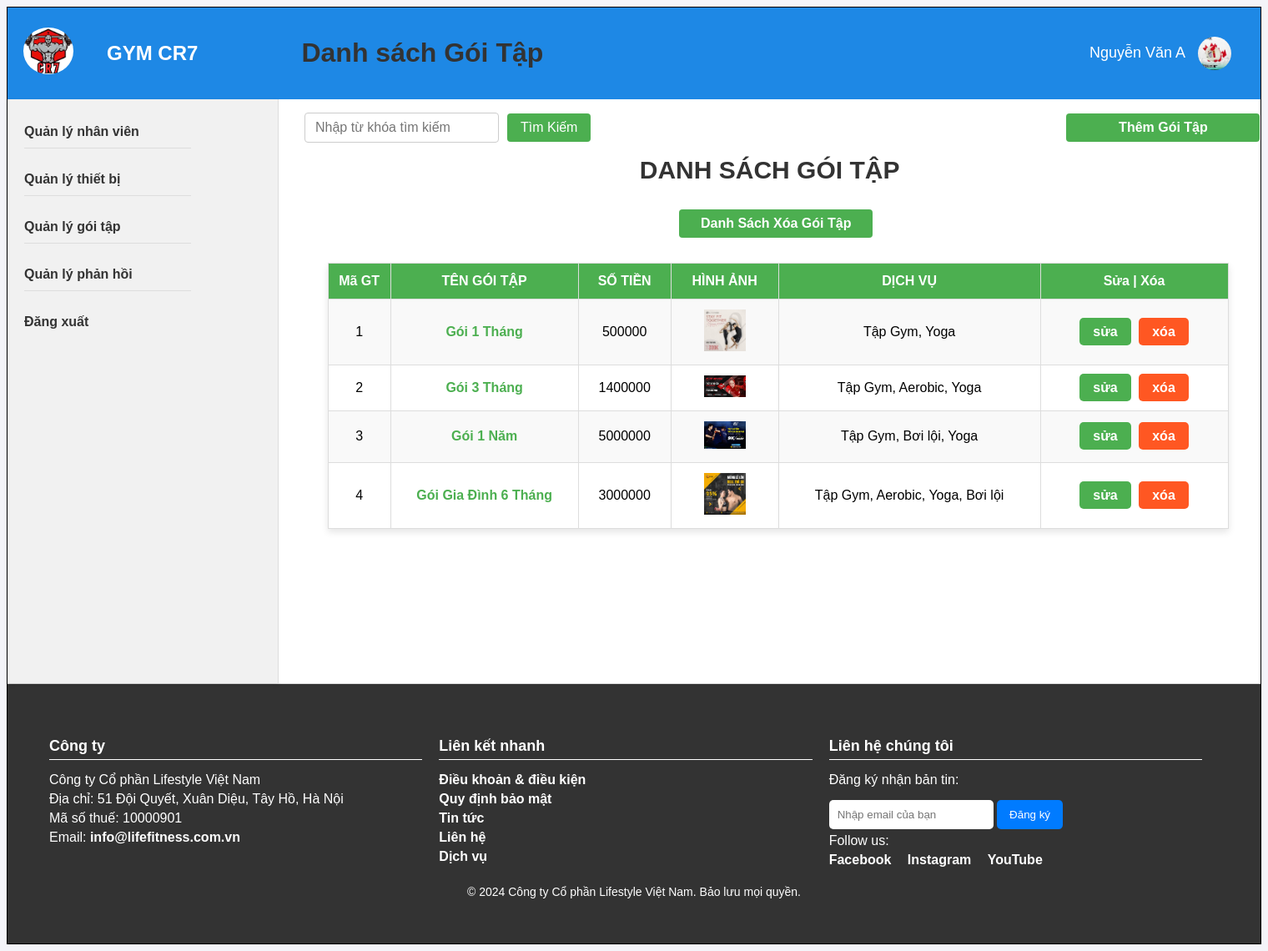
/quanly.php?dsgt (signed in), run on the app's committed database.
### tables this page shows
CREATE TABLE `nhanvien` (
  `MaNV` int(11) NOT NULL,
  `TenNV` varchar(100) NOT NULL,
  `HinhAnhNV` varchar(255) DEFAULT NULL,
  `Email` varchar(100) NOT NULL,
  `Sdt` varchar(15) NOT NULL,
  `NgayVaoLam` date NOT NULL,
  `MaTK` int(11) DEFAULT NULL,
  `MaCV` int(11) DEFAULT NULL,
  `xoa` tinyint(1) DEFAULT 0
);

CREATE TABLE `goitap` (
  `MaGT` int(11) NOT NULL,
  `TenGT` varchar(100) NOT NULL,
  `SoTien` float NOT NULL,
  `MoTa` varchar(50) NOT NULL,
  `HinhAnh` varchar(50) NOT NULL,
  `DichVu` varchar(100) NOT NULL,
  `xoa` int(11) NOT NULL
);

### modal/dangnhap.php (called while the page is built, shortened)
<?php
    class dangNhap{
        public function select1NV($ma){
            $p = new clsketnoi();
            $con = $p ->moketnoi();
            if($con){
                $str = " SELECT *
                from taikhoan tk inner join nhanvien nv
                on tk.MaTK = nv.MaTK inner join chucvu cv
                on nv.MaCV = cv.MaCV
                WHERE tk.MaTK = $ma ";
                $tbl = $con ->query($str);
                return $tbl;
            }else{
                echo "truy vấn sai";
                return false;
            }
        }
    }
?>

### controller/getdangnhap.php (called while the page is built, shortened)
<?php
    include_once("modal/dangnhap.php");
    class GetDangNhap{
        public function Lay1NV($ma){
            $p = new dangNhap();
            $con = $p -> select1NV($ma);
            if($con){
                if($con -> num_rows > 0){
                    return $con;
                }else{
                    return 0;
                }
            }else{
                echo "Loi to cha ba luaaaaaaaaaaaaaaaaaaaaaa";
                return false;
            }
        }
    }
?>

### modal/mgoitap.php (called while the page is built, shortened)
<?php
    class mgoitap{
        public function selectallgoitap(){
            $p = new clsketnoi();
            $con = $p -> moketnoi();
            if($con){
                $str = "select * from goitap where xoa='' ";
                $tbl = $con -> query($str);
                return $tbl;
            }else{
                return false;
            }
        }
    }
?>

### controller/cgoitap.php (called while the page is built, shortened)
<?php
    include_once("modal/mgoitap.php");
    class cgoitap{
        public function getallgoitap(){
            $p = new mgoitap();
            $con = $p -> selectallgoitap();
            if($con){
                if($con -> num_rows > 0){
                    return $con;
                }else{
                    return 0;
                }
            }else{
                return -1;
            }
        }
    }
?>

### view/goitap/table.php (the view, shortened to what this page needs)
<?php
    include_once("controller/cgoitap.php");
    $p = new cgoitap();
    if (isset($_REQUEST["search"])) {
        $con = $p->getgtbyname($_REQUEST["txtsearch"]);
        $t = $_REQUEST["txtsearch"];
        if (!$con || $con->num_rows == 0) {
            echo "<script>alert('Không tìm thấy gói tập tương ứng');</script>";
            echo "<script>window.location.href = 'quanly.php?dsgt';</script>";
            exit();
        }
    } else {
        $con = $p->getallgoitap();
    }
?>
<form action="" method="post" class="search-form">
    <input type="text" name="txtsearch" placeholder="Nhập từ khóa tìm kiếm">
    <input type="submit" name="search" value="Tìm Kiếm">
    <a class='add-button' href='?themgt'>Thêm Gói Tập</a>
</form>
<?php
    if ($con) {
        echo "<br>";
        echo "<center><h1 style='font-size: 30px;'>DANH SÁCH GÓI TẬP</h1></center>";
        echo "<div class='study-info'>";
        echo "<a class='add-button1' href='?dsxoagt'>Danh Sách Xóa Gói Tập</a>";
        echo "</div>";
        echo "<article id='a3'>";
        echo "<table id='a30'>";
        echo "<tr>";
        echo "<th style='width: 50px;'>Mã GT</th>";
        echo "<th style='width: 200px;'>TÊN GÓI TẬP</th>";
        echo "<th>SỐ TIỀN</th>";
        echo "<th>HÌNH ẢNH</th>";
        echo "<th>DỊCH VỤ</th>";
        echo "<th style='width: 200px;'>Sửa | Xóa</th>";
        echo "</tr>";
        while ($r = $con->fetch_assoc()) {
            echo "<tr>";
            echo "<td>" . $r["MaGT"] . "</td>";
            echo "<td><a href='?ctgt=" . $r["MaGT"] . "'>" . $r["TenGT"] . "</a></td>";
            echo "<td>" . $r["SoTien"] . "</td>";
            echo "<td><img src='image/goitap/" . $r["HinhAnh"] . "' width='50px'></td>";
            echo "<td>" . $r["DichVu"] . "</td>";
            echo "<td>
                    <a class='edit-button' href='?sgt=" . $r["MaGT"] . "'>sửa</a>
                    <a class='delete-button' href='?xoagt=" . $r["MaGT"] . "' onclick='return confirm(\"Bạn có muốn xóa gói tập này?\")'>xóa</a>
                </td>";
            echo "</tr>";
        }
        echo "</table>";
        echo "</article>";
    }
?>
<!DOCTYPE html>
<html lang="en">
<head>
</head>
<body>
</body>
</html>

### quanly.php (shortened to what this page needs)
<!DOCTYPE html>
<html lang="en">
<head>
</head>
<?php
    include_once("controller/getdangnhap.php");
    $p = new GetDangNhap();
    $con = $p->Lay1NV($_SESSION["manv"]);
    if($con)
        $r = $con->fetch_assoc();
?>
<body>
    <div id="khung">
        <header>
            <div id="logo">
                <a href="quanly.php"><img src="../GYM/image/logo.jpg" alt=""></a>
                <p><a href="quanly.php">GYM CR7</a></p>
            </div>
            <h1 id="tieude">
                <?php
                    if(isset($_REQUEST['dsnv'])) {
                        echo "Danh sách nhân viên";
                    }elseif (isset($_REQUEST["dstb"])) {
                        echo "Danh sách thiết bị";
                    }elseif (isset($_REQUEST["dsgt"])) {
                        echo "Danh sách Gói Tập";
                    }elseif (isset($_REQUEST["dsph"])) {
                        echo "Danh sách Phản Hồi";
                    }else {
                        echo "Trang Quản lý";
                    }
                ?>
            </h1>
            <div class="noidung">
                <div class="dropdown">
                    <span class="dropdown-toggle"><?php echo $r["TenNV"]?></span>
                </div>
                <div class="user-info">
                    <img src="../GYM/image/avtnv/<?php echo $r['HinhAnhNV']; ?>" alt="User Avatar">
                </div>
            </div>
        </header>
        <section>
            <article id="a1">
                <a href="?dsnv">Quản lý nhân viên</a><br>
                <a href="?dstb">Quản lý thiết bị</a><br>
                <a href="?dsgt">Quản lý gói tập</a><br>
                <a href="?dsph">Quản lý phản hồi</a><br>
                <a href="nhanvien.php?dangxuat">Đăng xuất</a>
            </article>
            <article id="a2">
            <?php
                if(isset($_REQUEST["snv"])){
                    include_once("view/sua/suanhanvien.php");
                }elseif (isset($_REQUEST["stb"])){
                    include_once("view/sua/suathietbi.php");
                }elseif (isset($_REQUEST["sgt"])){
                    include_once("view/sua/suagoitap.php");
                }else if(isset($_REQUEST["themtb"])){
                    include_once("view/them/themthietbi.php");
                }else if(isset($_REQUEST["themnv"])){
                    include_once("view/them/themnhanvien.php");
                }else if(isset($_REQUEST["themgt"])){
                    include_once("view/them/themgoitap.php");
                }elseif (isset($_REQUEST["xoatb"])){
                    include_once("view/xoa/xoathietbi.php");
                }elseif (isset($_REQUEST["xoanv"])){
                    include_once("view/xoa/xoanhanvien.php");
                }elseif (isset($_REQUEST["xoagt"])){
                    include_once("view/xoa/xoagoitap.php");
                }elseif (isset($_REQUEST["xoaph"])){
                    include_once("view/xoa/xoaphanhoi.php");
                }elseif (isset($_REQUEST["kpnv"])){
                    include_once("view/khoiphuc/khoiphucnhanvien.php");
                }elseif (isset($_REQUEST["kptb"])){
                    include_once("view/khoiphuc/khoiphucthietbi.php");
                }elseif (isset($_REQUEST["kpgt"])){
                    include_once("view/khoiphuc/khoiphucgoitap.php");
                }elseif (isset($_REQUEST["kpph"])){
                    include_once("view/khoiphuc/khoiphucphanhoi.php");
                }elseif (isset($_REQUEST["dsnv"])){
                    include_once("view/nhanvien/table.php");
                }elseif (isset($_REQUEST["dstb"])){
                    include_once("view/thietbi/table.php");
                }elseif(isset($_REQUEST["dstbsua"])){
                    include_once("view/duyet_phieu_choql/index.php");
                }elseif (isset($_REQUEST["dsgt"])){
                    include_once("view/goitap/table.php");
                }elseif (isset($_REQUEST["dsph"])){
                    include_once("view/phanhoiql/table.php");
                }elseif (isset($_REQUEST["dsxoanv"])){
                    include_once("view/nhanvien/tablexoa.php");
                }elseif (isset($_REQUEST["dsxoatb"])){
                    include_once("view/thietbi/tablexoa.php");
                }elseif (isset($_REQUEST["dsxoagt"])){
                    include_once("view/goitap/tablexoa.php");
                }elseif (isset($_REQUEST["dsxoaph"])){
                    include_once("view/phanhoiql/tablexoa.php");
                }elseif (isset($_REQUEST["xemtt"])){
                    include_once("view/nhanvien/ctql.php");
                }elseif (isset($_REQUEST["capnhattt"])){
                    include_once("view/sua/suathongtinquanly.php");
                }elseif(isset($_REQUEST["doimk"])){
                    include_once("view/doimatkhauNV.php");
                }
            ?>
        </section>
        <footer>
            <div class="footer-content">
                <div class="footer-section">
                    <h4>Công ty</h4>
                    <p>Công ty Cổ phần Lifestyle Việt Nam</p>
                    <p>Địa chỉ: 51 Đội Quyết, Xuân Diệu, Tây Hồ, Hà Nội</p>
                    <p>Mã số thuế: 10000901</p>
                    <p>Email: <a href="mailto:info@lifefitness.com.vn">info@lifefitness.com.vn</a></p>
                </div>
                <div class="footer-section">
                    <h4>Liên kết nhanh</h4>
                    <p><a href="#">Điều khoản & điều kiện</a></p>
                    <p><a href="#">Quy định bảo mật</a></p>
                    <p><a href="#">Tin tức</a></p>
                    <p><a href="#">Liên hệ</a></p>
                    <p><a href="#">Dịch vụ</a></p>
                </div>
                <div class="footer-section">
                    <h4>Liên hệ chúng tôi</h4>
                    <p>Đăng ký nhận bản tin:</p>
                    <input type="email" placeholder="Nhập email của bạn" />
                    <button>Đăng ký</button>
                    <p>Follow us:</p>
                    <div class="social-media">
                        <a href="#">Facebook</a>
                        <a href="#">Instagram</a>
                        <a href="#">YouTube</a>
                    </div>
                </div>
            </div>
            <div class="footer-bottom">
                <p>&copy; 2024 Công ty Cổ phần Lifestyle Việt Nam. Bảo lưu mọi quyền.</p>
            </div>
        </footer>
    </div>
</body>
</html>

### quanly.php (style rules this page uses)
#khung { font-family: Arial, sans-serif; border: 1px solid black; }
header { display: flex; justify-content: space-between; align-items: center; background-color: #1e88e5; color: #fff; padding: 15px; }
#logo { width: 280px; }
#logo img { height: 50px; border-radius: 50%; }
.noidung { display: flex; justify-content: space-between; align-items: center; padding: 10px 20px; }
.noidung .user-info { display: flex; align-items: center; }
.noidung .user-info img { width: 40px; height: 40px; border-radius: 50%; margin-left: 15px; }
.noidung .dropdown { position: relative; }
.noidung .dropdown-toggle { cursor: pointer; font-size: 18px; font-weight: bold; color: white; font-weight: 500; transition: color 0.3s; }
section { display: flex; height: 700px ; border-bottom: 1px solid #ddd; }
#a1 { width: 20%; background-color: #f1f1f1; padding: 20px; border-right: 1px solid #ddd; box-shadow: 0 2px 5px rgba(0, 0, 0, 0.1); }
#a1 a { display: block; color: #333; text-decoration: none; font-size: 16px; padding: 10px 0; transition: color 0.3s ease; }
#a1 a:not(:last-child) { border-bottom: 1px solid #ddd; }
#a2 { width: 80%; padding: 10px; background-color: #fff; height: 660px; }
#a3 { width: 100%; padding: 10px; background-color: #fff; height: 470px; overflow: auto; }
footer { background-color: #333; color: white; padding: 40px 50px; }
.footer-content { display: flex; justify-content: space-between; flex-wrap: wrap; }
.footer-section { flex: 1; min-width: 250px; margin-right: 20px; }
.footer-section h4 { margin-bottom: 15px; font-size: 18px; border-bottom: 1px solid #ffffff; padding-bottom: 5px; }
.footer-section p { margin: 5px 0; }
.footer-section a { color: #ffffff; text-decoration: none; }
.footer-bottom { text-align: center; margin-top: 20px; font-size: 14px; }
input[type="email"] { padding: 10px; margin-top: 10px; border: none; border-radius: 5px; }
button { padding: 10px 15px; margin-top: 10px; border: none; border-radius: 5px; background-color: #007bff; color: white; cursor: pointer; }
.social-media a { margin-right: 15px; color: #ffffff; }
#a2 { width: 80%; padding: 20px; background-color: #fff; }
.study-info { display: flex; justify-content: space-between; }
#logo { display: flex; align-items: center; padding: 2px 4px; border-radius: 5px; }
#logo img { width: 60px; height: auto; margin-right: 15px; }
#logo p { margin: 0; }
#logo a { width: 100px; text-decoration: none; color: white; font-size: 24px; font-weight: bold; transition: color 0.3s; }
#tieude { margin-left: -475px; width: 400px; }

### view/goitap/table.php (style rules this page uses)
body { font-family: Arial, sans-serif; background-color: #f4f4f9; }
h1 { color: #333; }
#a30 { width: 95%; max-width: 1500px; margin: 20px auto; border-collapse: collapse; box-shadow: 0 4px 8px rgba(0, 0, 0, 0.1); background-color: #ffffff; overflow: auto; max-height: 1000px; }
#a30 th, #a30 td { padding: 12px; border: 1px solid #ddd; text-align: center; }
#a30 th { background-color: #4CAF50; color: white; font-weight: bold; }
#a30 tr:nth-child(even) { background-color: #f9f9f9; }
a { color: #4CAF50; text-decoration: none; font-weight: bold; width: 200px; }
.add-button { padding: 8px 16px; background-color: #4CAF50; color: #fff; border: none; border-radius: 4px; font-size: 16px; text-align: center; transition: background-color 0.3s; min-width: 200px; margin-left: 560px; }
.edit-button, .delete-button { padding: 8px 16px; border: none; border-radius: 5px; color: #ffffff; cursor: pointer; font-weight: bold; transition: background-color 0.3s, transform 0.2s; }
.edit-button { background-color: #4CAF50; }
.delete-button { background-color: #ff5722; margin-left: 5px; }
.search-form { display: flex; align-items: center; gap: 10px; padding: 15px; border-radius: 8px; max-width: 500px; position: absolute; top: 120px; left: 350px; }
.search-form input[type="text"] { padding: 8px 12px; border: 1px solid #ccc; border-radius: 4px; flex-grow: 1; font-size: 16px; transition: border-color 0.3s; }
.search-form input[type="submit"] { padding: 8px 16px; border: none; background-color: #4CAF50; color: #fff; font-size: 16px; cursor: pointer; border-radius: 4px; transition: background-color 0.3s; }
.add-button1 { padding: 8px 16px; background-color: #4CAF50; color: #fff; border: none; border-radius: 4px; font-size: 16px; text-align: center; transition: background-color 0.3s; min-width: 200px; margin-left: 460px; }

### data on the page
nhanvien: TenNV "Nguyễn Văn A", HinhAnhNV (picture)
goitap: MaGT "1", TenGT "Gói 1 Tháng", SoTien "500000", HinhAnh (picture), DichVu "Tập Gym, Yoga"
goitap: MaGT "2", TenGT "Gói 3 Tháng", SoTien "1400000", HinhAnh (picture), DichVu "Tập Gym, Aerobic, Yoga"
goitap: MaGT "3", TenGT "Gói 1 Năm", SoTien "5000000", HinhAnh (picture), DichVu "Tập Gym, Bơi lội, Yoga"
goitap: MaGT "4", TenGT "Gói Gia Đình 6 Tháng", SoTien "3000000", HinhAnh (picture), DichVu "Tập Gym, Aerobic, Yoga, Bơi lội"
